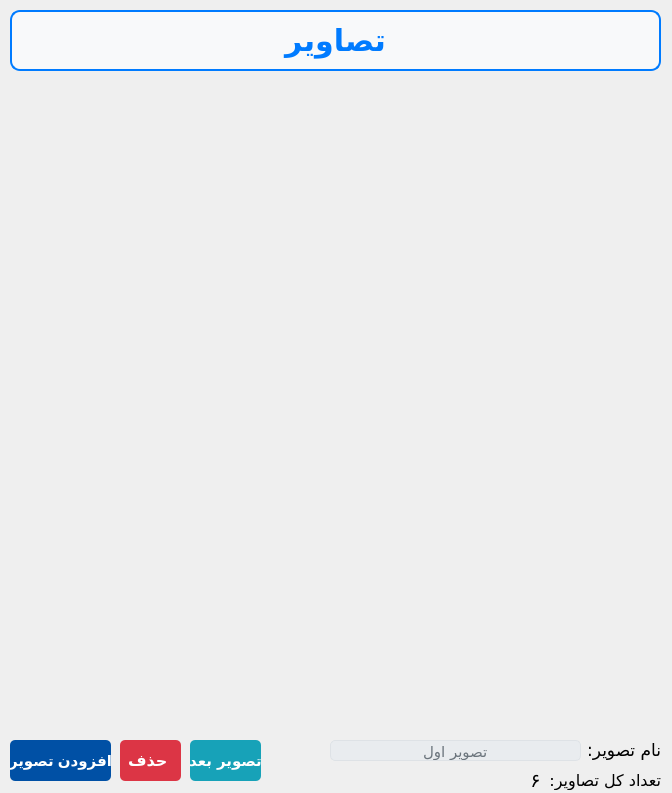
<?xml version="1.0" encoding="UTF-8"?>
<ui version="4.0">
 <class>medicalRecordImages_form</class>
 <widget class="QWidget" name="medicalRecordImages_form">
  <property name="geometry">
   <rect>
    <x>0</x>
    <y>0</y>
    <width>672</width>
    <height>793</height>
   </rect>
  </property>
  <property name="minimumSize">
   <size>
    <width>672</width>
    <height>793</height>
   </size>
  </property>
  <property name="maximumSize">
   <size>
    <width>672</width>
    <height>793</height>
   </size>
  </property>
  <property name="windowTitle">
   <string>تصاویر خدمات</string>
  </property>
  <widget class="QLabel" name="image_lbl">
   <property name="geometry">
    <rect>
     <x>10</x>
     <y>80</y>
     <width>651</width>
     <height>650</height>
    </rect>
   </property>
   <property name="text">
    <string/>
   </property>
   <property name="pixmap">
    <pixmap>../../../../../Downloads/blank-profile-picture-973460_1920.png</pixmap>
   </property>
   <property name="scaledContents">
    <bool>true</bool>
   </property>
   <property name="alignment">
    <set>Qt::AlignCenter</set>
   </property>
   <property name="wordWrap">
    <bool>false</bool>
   </property>
  </widget>
  <widget class="QLabel" name="label_13">
   <property name="geometry">
    <rect>
     <x>10</x>
     <y>10</y>
     <width>651</width>
     <height>61</height>
    </rect>
   </property>
   <property name="font">
    <font>
     <family>A Rezvan-fat,sans-serif</family>
     <pointsize>-1</pointsize>
     <weight>75</weight>
     <bold>true</bold>
    </font>
   </property>
   <property name="layoutDirection">
    <enum>Qt::RightToLeft</enum>
   </property>
   <property name="autoFillBackground">
    <bool>false</bool>
   </property>
   <property name="styleSheet">
    <string notr="true">/* Basic styling for the company name label */
QLabel {
    color: #007bff; /* Bootstrap primary blue text color */
    font-family: 'A Rezvan-fat', sans-serif; /* Font family */
    font-size: 30px; /* Larger font size for prominence */
    font-weight: bold; /* Bold text */
    padding: 10px; /* Padding around the text */
    border: 2px solid #007bff; /* Optional: Border with the same blue color */
    border-radius: 10px; /* Rounded corners */
    background-color: #f8f9fa; /* Light grey background to make it stand out */
    text-align: center; /* Center-align the text */
}

/* Hover effect */
QLabe:hover {
    color: #0056b3; /* Darker blue on hover */
    border-color: #0056b3; /* Match border color on hover */
}
</string>
   </property>
   <property name="text">
    <string>تصاویر</string>
   </property>
   <property name="alignment">
    <set>Qt::AlignCenter</set>
   </property>
  </widget>
  <widget class="QPushButton" name="addImage_btn">
   <property name="geometry">
    <rect>
     <x>10</x>
     <y>740</y>
     <width>101</width>
     <height>41</height>
    </rect>
   </property>
   <property name="styleSheet">
    <string notr="true">QPushButton {
    background-color: #0050a5; /* Bootstrap primary blue */
    color: white; /* White text */
    border: none;
    border-radius: 5px; /* Rounded corners */
    font-size: 15px; /* Font size */
    font-weight: bold; /* Bold text */
    text-align: center;
    text-decoration: none;
    font-family: 'Vazirmatn', sans-serif; /* Font family */
}

QPushButton:hover {
    background-color: #0056b3; /* Darker blue on hover */
}

QPushButton:pressed {
    background-color: #004085; /* Even darker blue on press */
}
</string>
   </property>
   <property name="text">
    <string>افزودن تصویر</string>
   </property>
  </widget>
  <widget class="QLabel" name="label_5">
   <property name="geometry">
    <rect>
     <x>570</x>
     <y>740</y>
     <width>91</width>
     <height>20</height>
    </rect>
   </property>
   <property name="font">
    <font>
     <family>Vazirmatn Black</family>
     <pointsize>13</pointsize>
    </font>
   </property>
   <property name="text">
    <string>نام تصویر:</string>
   </property>
  </widget>
  <widget class="QPushButton" name="deleteImage_btn">
   <property name="enabled">
    <bool>true</bool>
   </property>
   <property name="geometry">
    <rect>
     <x>120</x>
     <y>740</y>
     <width>61</width>
     <height>41</height>
    </rect>
   </property>
   <property name="font">
    <font>
     <family>Vazirmatn,sans-serif</family>
     <pointsize>12</pointsize>
     <weight>75</weight>
     <bold>true</bold>
     <underline>false</underline>
     <strikeout>false</strikeout>
    </font>
   </property>
   <property name="layoutDirection">
    <enum>Qt::RightToLeft</enum>
   </property>
   <property name="styleSheet">
    <string notr="true">QPushButton{
    background-color: #dc3545; /* Bootstrap danger red */
    color: white; /* White text */
    border: none;
    border-radius: 5px; /* Rounded corners */
    font-weight: bold; /* Bold text */
    text-align: center;
    text-decoration: none;
    font-family: 'Vazirmatn', sans-serif; /* Font family */
}

QPushButton:hover {
    background-color: #c82333; /* Darker red on hover */
}

QPushButton:pressed {
    background-color: #bd2130; /* Even darker red on press */
}
</string>
   </property>
   <property name="text">
    <string>حذف </string>
   </property>
  </widget>
  <widget class="QPushButton" name="nextImage_btn">
   <property name="geometry">
    <rect>
     <x>190</x>
     <y>740</y>
     <width>71</width>
     <height>41</height>
    </rect>
   </property>
   <property name="font">
    <font>
     <family>Vazirmatn,sans-serif</family>
     <pointsize>11</pointsize>
     <weight>75</weight>
     <bold>true</bold>
     <underline>false</underline>
     <strikeout>false</strikeout>
    </font>
   </property>
   <property name="styleSheet">
    <string notr="true">QPushButton {
    background-color: #17a2b8; /* Bootstrap primary blue */
    color: white; /* White text */
    border: none;
    border-radius: 5px; /* Rounded corners */
    font-weight: bold; /* Bold text */
    text-align: center;
    text-decoration: none;
    font-family: 'Vazirmatn', sans-serif; /* Font family */
}

QPushButton:hover {
    background-color: #0056b3; /* Darker blue on hover */
}

QPushButton:pressed {
    background-color: #004085; /* Even darker blue on press */
}
</string>
   </property>
   <property name="text">
    <string>تصویر بعد</string>
   </property>
  </widget>
  <widget class="QLabel" name="label_6">
   <property name="geometry">
    <rect>
     <x>540</x>
     <y>770</y>
     <width>121</width>
     <height>20</height>
    </rect>
   </property>
   <property name="font">
    <font>
     <family>Vazirmatn Black</family>
     <pointsize>12</pointsize>
    </font>
   </property>
   <property name="text">
    <string>تعداد کل تصاویر:</string>
   </property>
  </widget>
  <widget class="QLabel" name="imageCount_lbl">
   <property name="geometry">
    <rect>
     <x>510</x>
     <y>770</y>
     <width>51</width>
     <height>21</height>
    </rect>
   </property>
   <property name="font">
    <font>
     <family>Vazirmatn Medium</family>
     <pointsize>14</pointsize>
    </font>
   </property>
   <property name="text">
    <string>۶</string>
   </property>
   <property name="alignment">
    <set>Qt::AlignCenter</set>
   </property>
  </widget>
  <widget class="QLineEdit" name="imageName_txtbox">
   <property name="enabled">
    <bool>false</bool>
   </property>
   <property name="geometry">
    <rect>
     <x>330</x>
     <y>740</y>
     <width>251</width>
     <height>21</height>
    </rect>
   </property>
   <property name="minimumSize">
    <size>
     <width>0</width>
     <height>0</height>
    </size>
   </property>
   <property name="maximumSize">
    <size>
     <width>7777</width>
     <height>7777</height>
    </size>
   </property>
   <property name="font">
    <font>
     <family>Vazirmatn Medium</family>
     <pointsize>11</pointsize>
    </font>
   </property>
   <property name="layoutDirection">
    <enum>Qt::RightToLeft</enum>
   </property>
   <property name="styleSheet">
    <string notr="true">/* Basic LineEdit styling */
QLineEdit {
    background-color: #ffffff; /* White background */
    border: 1px solid #dee2e6; /* Light grey border */
    border-radius: 5px; /* Rounded corners */
    color: #343a40; /* Dark grey text color */
    outline: none; /* Remove default outline */
}

/* Hover effect */
QLineEdit:hover {
    border: 1px solid #007bff; /* Blue border on hover */
}

/* Focus effect */
QLineEdit:focus {
    border: 1px solid #007bff; /* Blue border on focus */
}

/* Disabled state */
QLineEdit:disabled {
    background-color: #e9ecef; /* Light grey background when disabled */
    color: #6c757d; /* Grey text color when disabled */
}

</string>
   </property>
   <property name="locale">
    <locale language="Persian" country="Iran"/>
   </property>
   <property name="text">
    <string>تصویر اول</string>
   </property>
   <property name="alignment">
    <set>Qt::AlignCenter</set>
   </property>
  </widget>
 </widget>
 <resources/>
 <connections/>
</ui>
